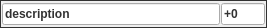
<?xml version="1.0" encoding="UTF-8"?>
<ui version="4.0">
 <class>ActionFrameWidget</class>
 <widget class="QFrame" name="ActionFrameWidget">
  <property name="geometry">
   <rect>
    <x>0</x>
    <y>0</y>
    <width>267</width>
    <height>28</height>
   </rect>
  </property>
  <property name="styleSheet">
   <string notr="true">background-image: url(:/img/data/parchment.jpg);
color: rgb(50, 50, 50);</string>
  </property>
  <property name="frameShape">
   <enum>QFrame::Shape::Box</enum>
  </property>
  <layout class="QHBoxLayout" name="horizontalLayout" stretch="5,1">
   <property name="spacing">
    <number>1</number>
   </property>
   <property name="leftMargin">
    <number>1</number>
   </property>
   <property name="topMargin">
    <number>1</number>
   </property>
   <property name="rightMargin">
    <number>1</number>
   </property>
   <property name="bottomMargin">
    <number>1</number>
   </property>
   <item>
    <widget class="QLineEdit" name="edtDescription">
     <property name="sizePolicy">
      <sizepolicy hsizetype="Preferred" vsizetype="Fixed">
       <horstretch>0</horstretch>
       <verstretch>0</verstretch>
      </sizepolicy>
     </property>
     <property name="font">
      <font>
       <bold>true</bold>
      </font>
     </property>
     <property name="text">
      <string>description</string>
     </property>
     <property name="dmhValue" stdset="0">
      <string>description</string>
     </property>
    </widget>
   </item>
   <item>
    <widget class="QLineEdit" name="edtBonus">
     <property name="sizePolicy">
      <sizepolicy hsizetype="Preferred" vsizetype="Fixed">
       <horstretch>0</horstretch>
       <verstretch>0</verstretch>
      </sizepolicy>
     </property>
     <property name="font">
      <font>
       <bold>true</bold>
      </font>
     </property>
     <property name="text">
      <string>+0</string>
     </property>
     <property name="dmhValue" stdset="0">
      <string>bonus</string>
     </property>
    </widget>
   </item>
  </layout>
 </widget>
 <resources/>
 <connections/>
</ui>
